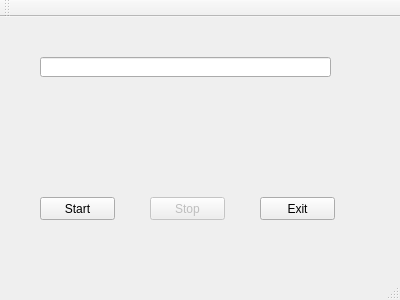
<?xml version="1.0" encoding="UTF-8"?>
<ui version="4.0">
 <class>MainWindow</class>
 <widget class="QMainWindow" name="MainWindow">
  <property name="geometry">
   <rect>
    <x>0</x>
    <y>0</y>
    <width>400</width>
    <height>300</height>
   </rect>
  </property>
  <property name="windowTitle">
   <string>MainWindow</string>
  </property>
  <widget class="QWidget" name="centralWidget">
   <widget class="QPushButton" name="m_startButton">
    <property name="geometry">
     <rect>
      <x>40</x>
      <y>180</y>
      <width>75</width>
      <height>23</height>
     </rect>
    </property>
    <property name="text">
     <string>Start</string>
    </property>
   </widget>
   <widget class="QPushButton" name="m_stopButton">
    <property name="enabled">
     <bool>false</bool>
    </property>
    <property name="geometry">
     <rect>
      <x>150</x>
      <y>180</y>
      <width>75</width>
      <height>23</height>
     </rect>
    </property>
    <property name="text">
     <string>Stop</string>
    </property>
   </widget>
   <widget class="QPushButton" name="m_exitButton">
    <property name="geometry">
     <rect>
      <x>260</x>
      <y>180</y>
      <width>75</width>
      <height>23</height>
     </rect>
    </property>
    <property name="text">
     <string>Exit</string>
    </property>
   </widget>
   <widget class="QLineEdit" name="m_resultLineEdit">
    <property name="geometry">
     <rect>
      <x>40</x>
      <y>40</y>
      <width>291</width>
      <height>20</height>
     </rect>
    </property>
   </widget>
  </widget>
  <widget class="QMenuBar" name="menuBar">
   <property name="geometry">
    <rect>
     <x>0</x>
     <y>0</y>
     <width>400</width>
     <height>21</height>
    </rect>
   </property>
  </widget>
  <widget class="QToolBar" name="mainToolBar">
   <attribute name="toolBarArea">
    <enum>TopToolBarArea</enum>
   </attribute>
   <attribute name="toolBarBreak">
    <bool>false</bool>
   </attribute>
  </widget>
  <widget class="QStatusBar" name="statusBar"/>
 </widget>
 <layoutdefault spacing="6" margin="11"/>
 <resources/>
 <connections/>
</ui>
